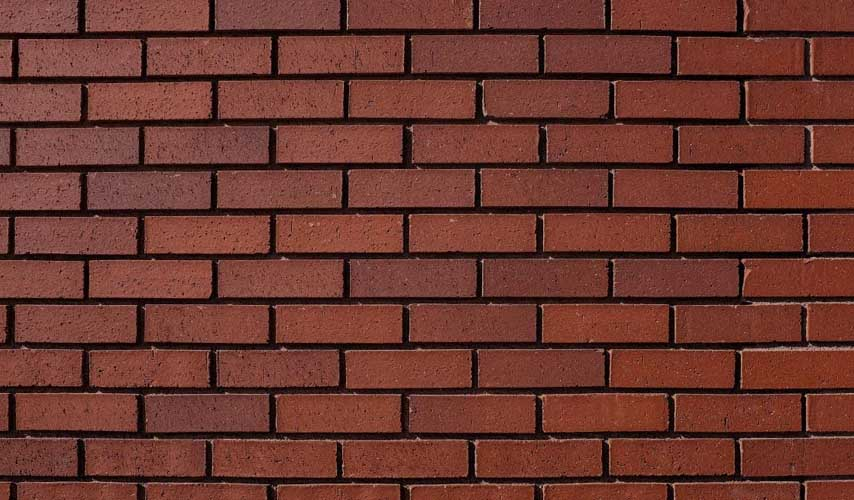
#> input picture Enfoque 2 - 52/7.jpg, 854 x 500 px
$ python '7_Percepción.py'
#> lines starting #> are read from the running program, lines starting #| are printed output that depends on the picture
import cv2
from matplotlib import pyplot as plt

imagen = cv2.imread('7.jpg', cv2.IMREAD_GRAYSCALE)
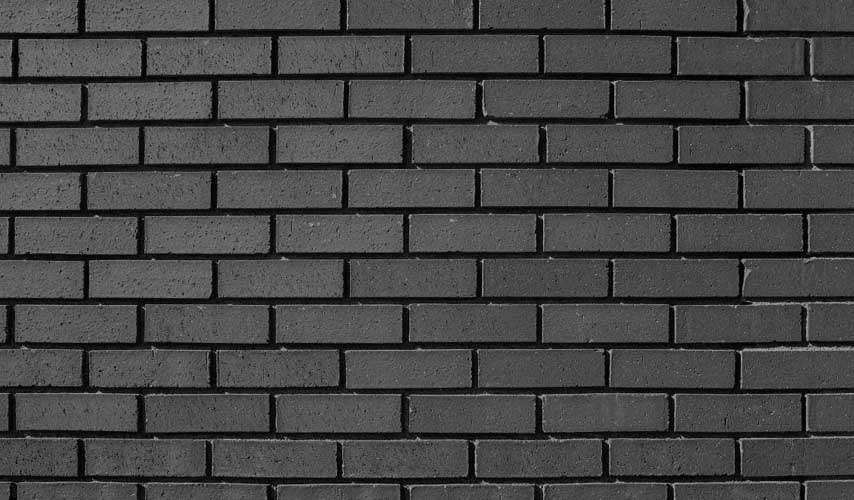
#> imagen: shape (500, 854); min 0, max 185, mean 70.2
if imagen is None:
    print("No se pudo cargar la imagen. Asegúrate de especificar una ruta válida.")
else:
    bordes = cv2.Canny(imagen, 100, 200)
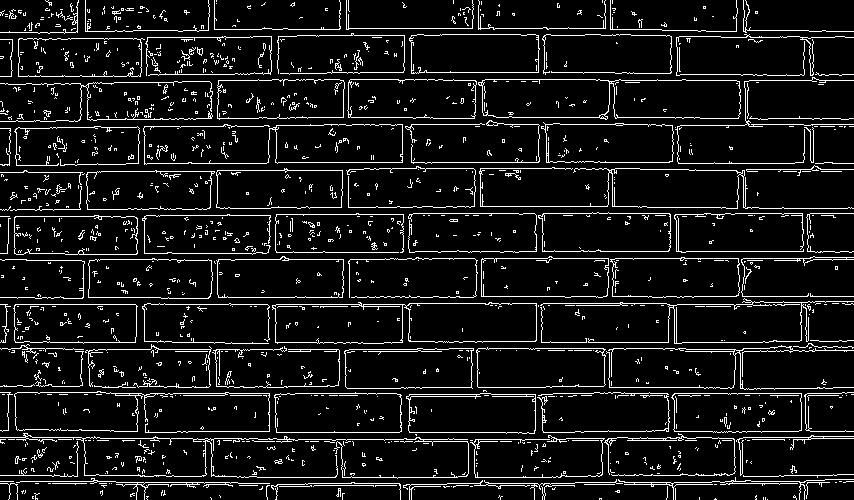
#> bordes: shape (500, 854); 8.6% white in thin lines or dots

    plt.figure(figsize=(10, 5))
    plt.subplot(1, 2, 1)
    plt.imshow(imagen, cmap='gray')
    plt.title("Imagen Original")
    plt.axis("off")

    plt.subplot(1, 2, 2)
    plt.imshow(bordes, cmap='gray')
    plt.title("Detección de Bordes")
    plt.axis("off")

    plt.show()
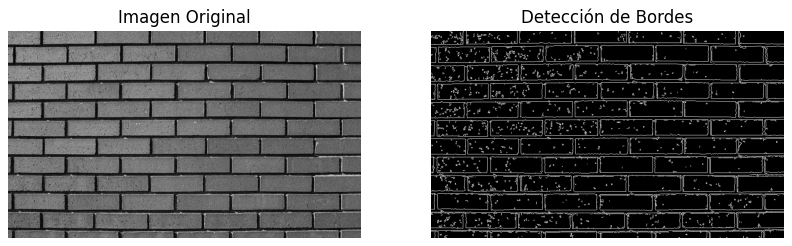
#> figure drawn by matplotlib, 2 panels
